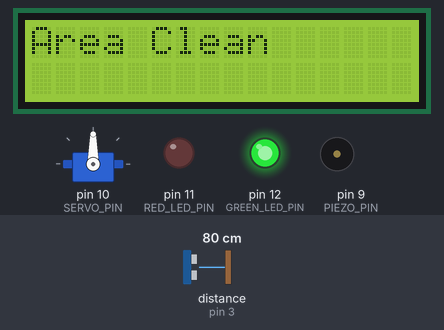
This sketch was run on a simulated Arduino Uno, built with avr-gcc and run on an emulated ATmega328P. On the bench: servo, 16×2 character LCD, output pins drawn as LEDs (lit = HIGH), buzzer (waves = sounding). Wiring (inferred from the names in the program): ultrasonic range finder: trigger pin 2; echo pin 3. The test bench sets the inputs (shaded band); at power-on: distance to the obstacle (sensor on pin 3) 80 cm. The echo pulse lasts 58.3 µs per cm; pins used as bus, display or sensor lines are not drawn.

Above: at 3.3 s.
3.4 s: distance to the obstacle (sensor on pin 3) set to 2 cm
At 4.1 s:
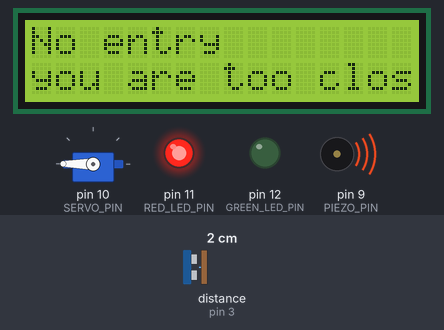
6.4 s: distance to the obstacle (sensor on pin 3) set to 18 cm
At 6.43 s:
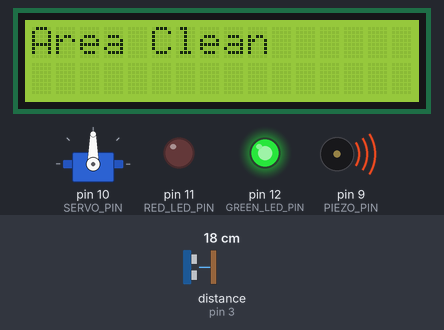
9.4 s: distance to the obstacle (sensor on pin 3) set to 4 cm
At 10.1 s:
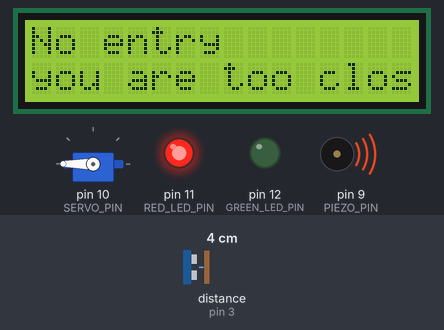
12.4 s: distance to the obstacle (sensor on pin 3) set to 9 cm
15.4 s: distance to the obstacle (sensor on pin 3) set to 60 cm
At 16.3 s:
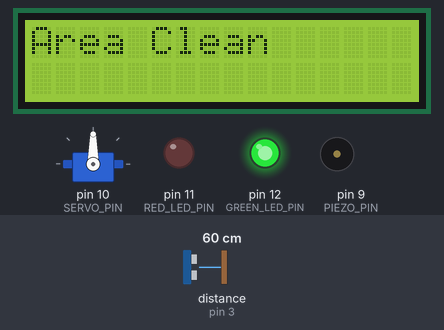
18.4 s: distance to the obstacle (sensor on pin 3) set to 35 cm
Timing chart, 0 to 21.4 s (numbered marks = the images above; inputs shaded):
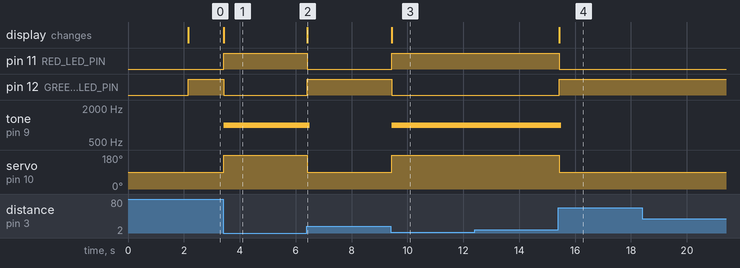

Measured:
- after the input at 3.4 s, pin 11 (RED_LED_PIN): LOW → HIGH at once; pin 12 (GREEN_LED_PIN): HIGH → LOW at once; tone on pin 9 (PIEZO_PIN): silent → 1000 Hz at once; servo on pin 10 (SERVO_PIN): 90° → 180° at once; the display: changes at once (image 1)
- after the input at 6.4 s, pin 11 (RED_LED_PIN): HIGH → LOW at once; pin 12 (GREEN_LED_PIN): LOW → HIGH at once; tone on pin 9 (PIEZO_PIN): 1000 Hz → silent after 0.11 s; servo on pin 10 (SERVO_PIN): 180° → 90° at once; the display: changes at once (image 2)
- after the input at 9.4 s, pin 11 (RED_LED_PIN): LOW → HIGH at once; pin 12 (GREEN_LED_PIN): HIGH → LOW at once; tone on pin 9 (PIEZO_PIN): silent → 1000 Hz at once; servo on pin 10 (SERVO_PIN): 90° → 180° at once; the display: changes at once (image 3)
- after the input at 12.4 s, every drawn part: stays the same
- after the input at 15.4 s, pin 11 (RED_LED_PIN): HIGH → LOW at once; pin 12 (GREEN_LED_PIN): LOW → HIGH at once; tone on pin 9 (PIEZO_PIN): 1000 Hz → silent after 0.11 s; servo on pin 10 (SERVO_PIN): 180° → 90° at once; the display: changes at once (image 4)
- after the input at 18.4 s, every drawn part: stays the same

The sketch:

ARDUINO_GROUP28.ino
```cpp
#include <LiquidCrystal_I2C.h>
#include <Servo.h>

// Pin definitions
#define TRIGGER_PIN 2
#define ECHO_PIN 3
#define PIEZO_PIN 9
#define SERVO_PIN 10
#define RED_LED_PIN 11
#define GREEN_LED_PIN 12
Servo servo;

// Initialize LCD object
LiquidCrystal_I2C lcd(0x27, 16, 2);

void initializePins() {
  pinMode(TRIGGER_PIN, OUTPUT);
  pinMode(ECHO_PIN, INPUT);
  pinMode(PIEZO_PIN, OUTPUT);
  pinMode(SERVO_PIN, OUTPUT);
  pinMode(RED_LED_PIN, OUTPUT);
  pinMode(GREEN_LED_PIN, OUTPUT);
  servo.attach(SERVO_PIN);
}

void initializeLCD() {
  lcd.init();
  lcd.begin(16, 2);
  lcd.backlight();
  lcd.setCursor(0, 0);
  lcd.print("Win dodo System");
  delay(2000);
}

void displayDistanceWarning() {
  lcd.clear();
  lcd.setCursor(0, 0);
  lcd.print("No entry ");
  lcd.setCursor(0, 1);
  lcd.print("you are too close");
}

void activateWarningComponents() {
  digitalWrite(RED_LED_PIN, HIGH);
  tone(PIEZO_PIN, 1000, 100);
}

void startTemperatureRegulation() {
  digitalWrite(GREEN_LED_PIN, LOW);
  servo.write(180);
  // delay(5000);
}

void stopTemperatureRegulation() {
  servo.write(90); // Set servo to neutral position
}

void displayAreaCleanMessage() {
  lcd.clear();
  lcd.setCursor(0, 0);
  lcd.print("Area Clean");
  digitalWrite(GREEN_LED_PIN, HIGH);
  digitalWrite(RED_LED_PIN, LOW);
}

void stopServoIfGreenLightOn() {
  if (digitalRead(GREEN_LED_PIN) == HIGH) {
    servo.write(90); // Set servo to neutral position
  }
}

void setup() {
  initializePins();
  initializeLCD();
}

void loop() {
  // Read distance from ultrasonic sensor
  long duration, distance;
  digitalWrite(TRIGGER_PIN, LOW);
  delayMicroseconds(2);
  digitalWrite(TRIGGER_PIN, HIGH);
  delayMicroseconds(10);
  digitalWrite(TRIGGER_PIN, LOW);
  duration = pulseIn(ECHO_PIN, HIGH);
  distance = duration * 0.034 / 2;

  // Check if distance is within range
  if (distance < 15) {
    displayDistanceWarning();
    activateWarningComponents();
    startTemperatureRegulation();

    if (digitalRead(GREEN_LED_PIN) == HIGH) {
      stopTemperatureRegulation();
    }
  }
  else {
    displayAreaCleanMessage();
    stopServoIfGreenLightOn();
  }
}
```
